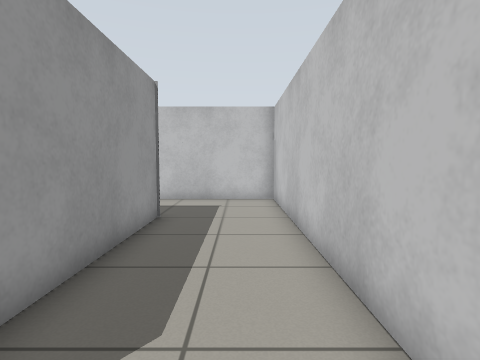
[1] (above)

16 first-person views from a walk through a world built for the Gazebo simulator. The camera is 0.86 m above the floor, tilts 4° down and sees 80° across. The floor is counted in squares, 0.5 m on a side. Each view is taken from the middle of a square. On the plan, view 1 faces up. The plan holds only what a view shows up to about 15 squares ahead; the rest is blank.

[2]
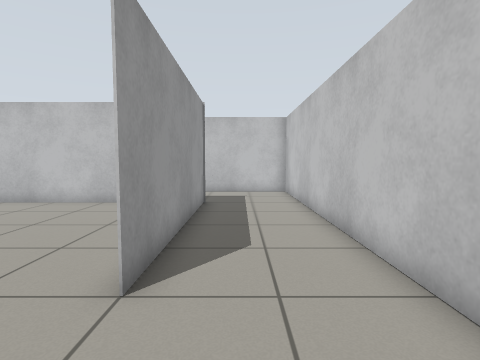

[3]
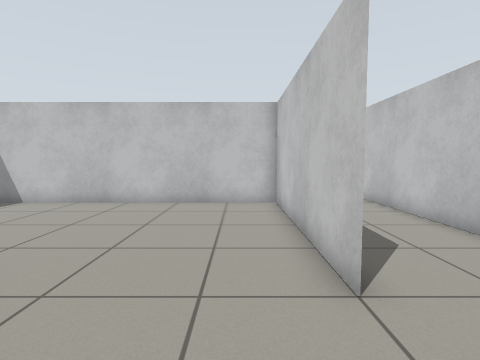

[4]
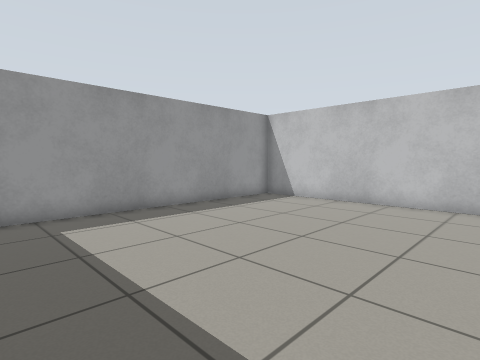

[5]
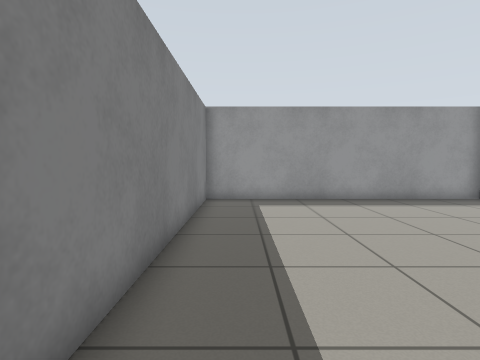

[6]
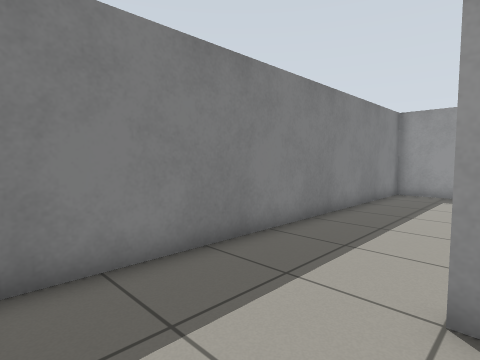

[7]
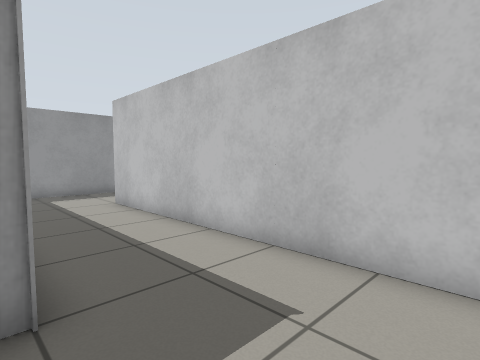

[8]
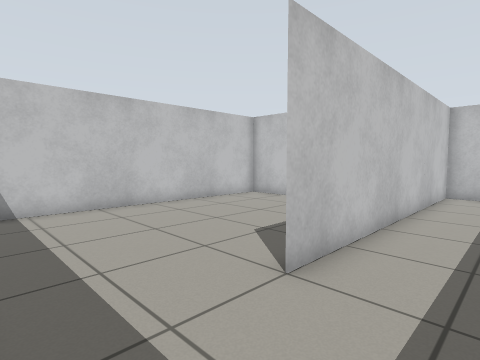

[9]
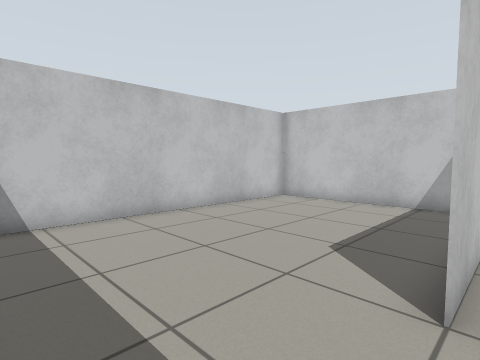

[10]
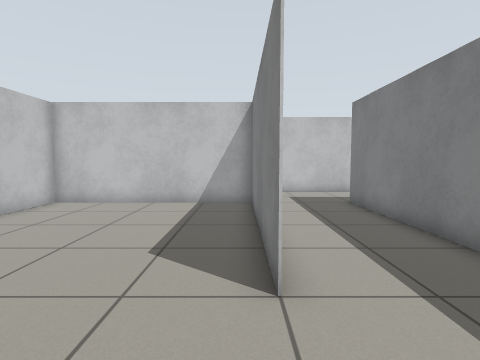

[11]
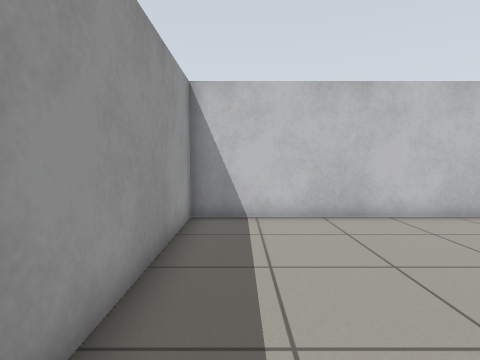

[12]
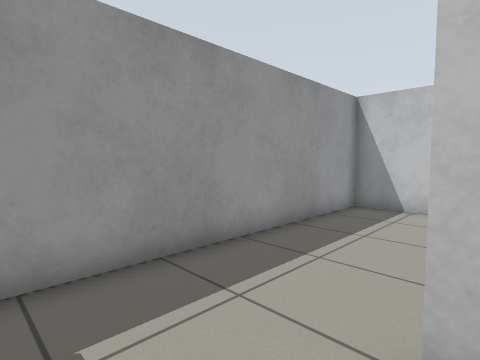

[13]
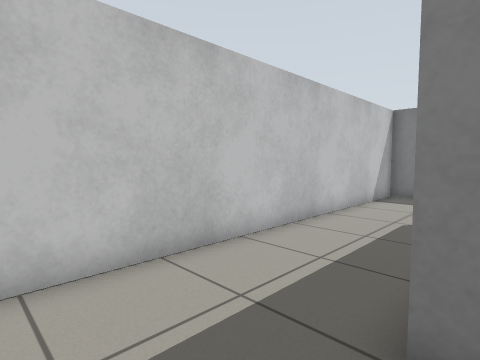

[14]
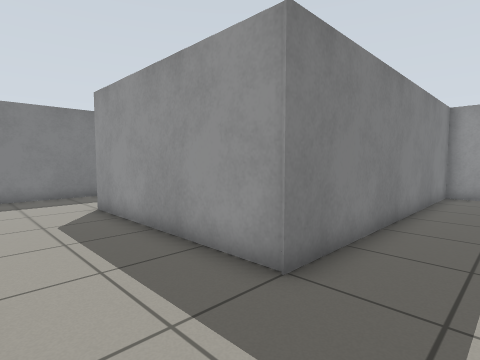

[15]
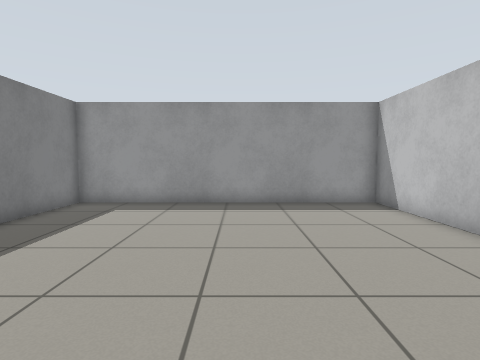

[16]
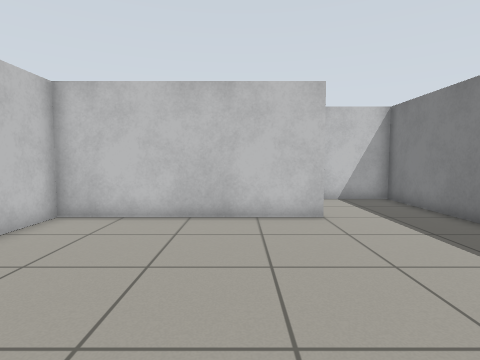

### Floor plan
Ten units are one square. View 1 is at (0, 0); x grows to the right and y downward. Boxes are objects, and circles mark ways between rooms. Rooms are numbered by the first view taken in them; rooms with no view inside come last. Other rooms are left out.
<svg viewBox="-150 -210 170 250">
<path fill="none" stroke="#000" d="M-145 -85 -25 -85 -25 -5M-145 -135 -145 -90M-25 35 15 35 15 -125 -105 -125M-25 -4 -25 -85 -145 -85M-145 -90 -145 35 -25 35M-105 -125 -25 -125 -25 -205 -145 -205 -145 -135"/>
<circle cx="-20" cy="15" r="3" fill="#2a7"/>
<circle cx="-125" cy="-130" r="3" fill="#2a7"/>
<text x="-40" y="-100">1</text>
<text x="-90" y="-30">2</text>
<text x="-90" y="-170">3</text>
</svg>
Room 1 opens to room 2. Room 1 opens to room 3.

Where each view was taken, in squares from view 1:
view 1: 0 up, 0 right, facing up
view 2: 3 down, 1 left, facing up
view 3: 3 down, 4 left, facing up
view 4: 3 down, 5 left, facing up-left
view 5: 2 down, 2 left, facing left
view 6: 1 up, 1 right, facing down-left
view 7: 8 up, 1 right, facing up-left
view 8: 10 up, 14 left, facing up-right
view 9: 12 up, 14 left, facing up-right
view 10: 13 up, 14 left, facing right
view 11: 12 up, 13 left, facing up
view 12: 10 up, 10 left, facing up-left
view 13: 11 up, 3 left, facing down-right
view 14: 11 up, 1 right, facing down-left
view 15: 3 up, 3 left, facing left
view 16: 3 up, 11 left, facing right
